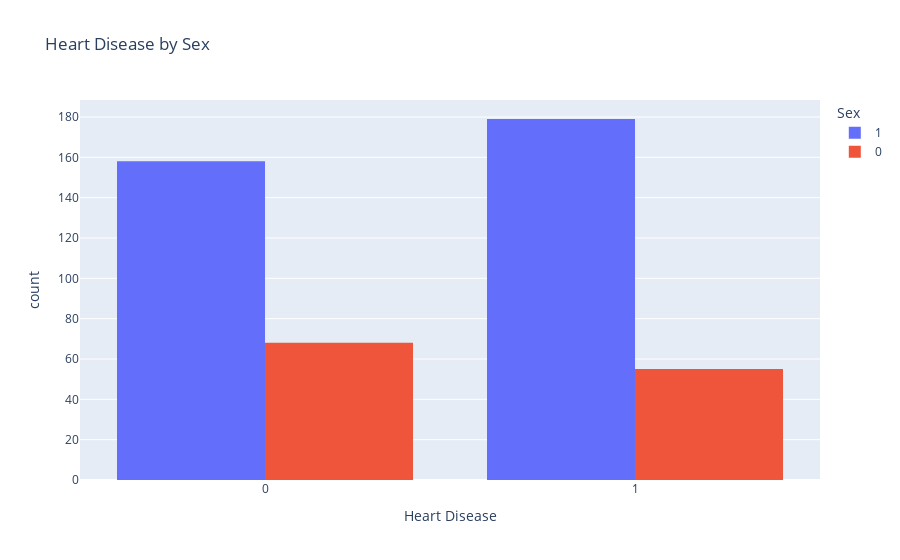

Write notebook code for a chart like this one.
### Code cell
# df = df.rename(columns={"Sex"{"0": "Male", "1": "Female"}})

fig=px.histogram(df, 
                 x="Heart Disease",
                 color="Sex",
                 hover_data=df.columns,
                 title="Heart Disease by Sex",
                 barmode="group")
fig.show()

### Figure 1 — Plotly figure (JSON) as saved in the notebook; plotly's stock layout.template omitted (floating-point values rounded to 4 significant figures; data arrays with more than 128 entries replaced by an {"elided": "..."} marker saying what was removed)
{"data": [{"alignmentgroup": "True", "bingroup": "x", "hovertemplate": "Sex=1<br>Heart Disease=%{x}<br>count=%{y}<extra></extra>", "legendgroup": "1", "marker": {"color": "#636efa", "pattern": {"shape": ""}}, "name": "1", "offsetgroup": "1", "orientation": "v", "showlegend": true, "type": "histogram", "x": {"elided": "337 int values"}, "xaxis": "x", "yaxis": "y"}, {"alignmentgroup": "True", "bingroup": "x", "hovertemplate": "Sex=0<br>Heart Disease=%{x}<br>count=%{y}<extra></extra>", "legendgroup": "0", "marker": {"color": "#EF553B", "pattern": {"shape": ""}}, "name": "0", "offsetgroup": "0", "orientation": "v", "showlegend": true, "type": "histogram", "x": [0, 0, 0, 0, 0, 0, 0, 0, 0, 0, 0, 0, 0, 0, 0, 0, 0, 0, 0, 0, 0, 0, 0, 0, 0, 0, 0, 0, 0, 0, 0, 0, 0, 0, 0, 0, 0, 0, 0, 0, 0, 0, 0, 0, 0, 0, 0, 0, 0, 0, 0, 0, 0, 1, 1, 1, 1, 1, 1, 1, 1, 1, 1, 1, 1, 1, 1, 1, 1, 1, 1, 1, 1, 1, 1, 1, 1, 1, 1, 1, 1, 1, 1, 1, 1, 1, 1, 1, 1, 1, 1, 1, 1, 1, 1, 1, 0, 0, 0, 0, 0, 0, 0, 0, 0, 0, 0, 0, 0, 0, 1, 1, 1, 1, 1, 1, 1, 1, 1, 1, 1, 1, 0], "xaxis": "x", "yaxis": "y"}], "layout": {"barmode": "group", "legend": {"title": {"text": "Sex"}, "tracegroupgap": 0}, "title": {"text": "Heart Disease by Sex"}, "xaxis": {"anchor": "y", "domain": [0, 1], "title": {"text": "Heart Disease"}}, "yaxis": {"anchor": "x", "domain": [0, 1], "title": {"text": "count"}}}}
